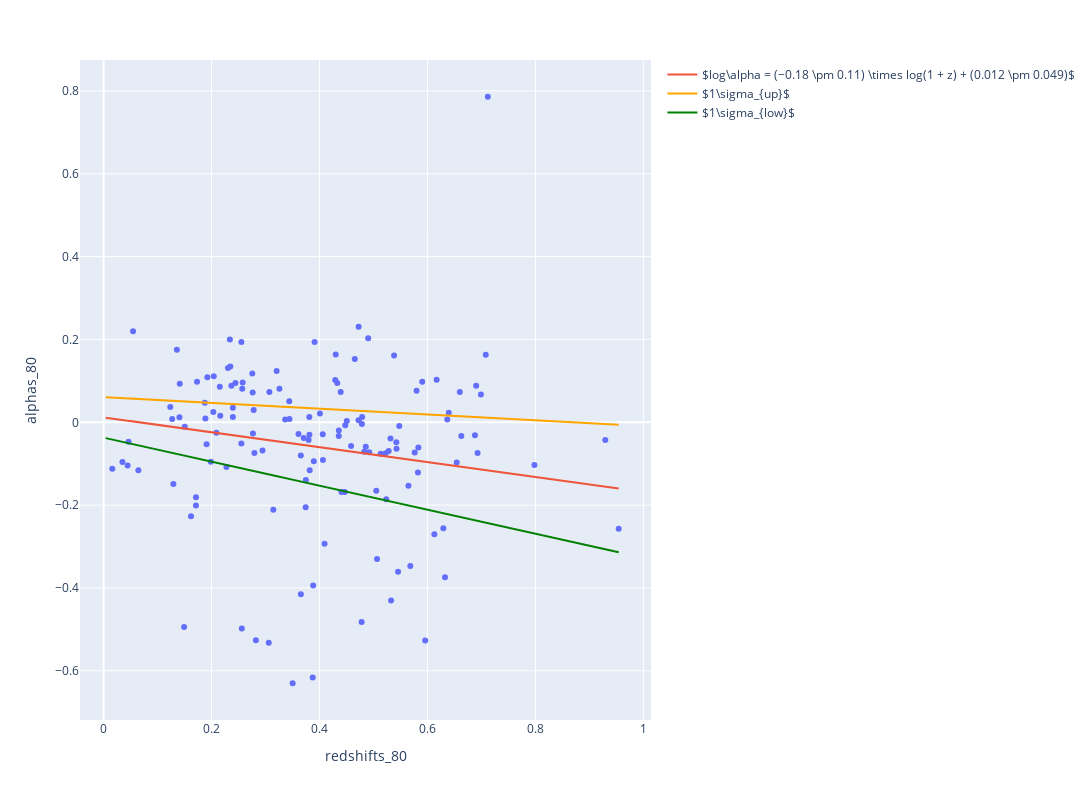

The cell this chart's notebook holds for it:
### Code cell
# Создаем scatterplot
fig = px.scatter(df, x='redshifts_80', y='alphas_80')

# Устанавливаем имя для scatterplot
fig.update_traces(name='Fermi data')

# Добавляем линии к scatter plot
fig.add_trace(go.Scatter(x=redshift_log, y=alpha_log_eq, mode='lines', name=r'$log\alpha = (−0.18 \pm 0.11) \times log(1 + z) + (0.012 \pm 0.049)$'))
fig.add_trace(go.Scatter(x=redshift_log, y=alpha_log_eq_max, mode='lines', name=r'$1\sigma_{up}$', line=dict(color='orange')))
fig.add_trace(go.Scatter(x=redshift_log, y=alpha_log_eq_min, mode='lines', name=r'$1\sigma_{low}$', line=dict(color='green')))


# Установка высоты графика
fig.update_layout(height=800, width=1400)  # Здесь 400 - это высота в пикселях, которую вы можете изменить на нужное значение


# Отобразим график
fig.show()

### Figure 1 — Plotly figure (JSON) as saved in the notebook; plotly's stock layout.template omitted (floating-point values rounded to 4 significant figures; data arrays with more than 128 entries replaced by an {"elided": "..."} marker saying what was removed)
{"data": [{"hovertemplate": "redshifts_80=%{x}<br>alphas_80=%{y}<extra></extra>", "legendgroup": "", "marker": {"color": "#636efa", "symbol": "circle"}, "mode": "markers", "name": "Fermi data", "orientation": "v", "showlegend": false, "type": "scatter", "x": {"elided": "135 float values"}, "xaxis": "x", "y": {"elided": "135 float values"}, "yaxis": "y"}, {"mode": "lines", "name": "$log\\alpha = (−0.18 \\pm 0.11) \\times log(1 + z) + (0.012 \\pm 0.049)$", "type": "scatter", "x": {"elided": "145 float values"}, "y": {"elided": "145 float values"}}, {"line": {"color": "orange"}, "mode": "lines", "name": "$1\\sigma_{up}$", "type": "scatter", "x": {"elided": "145 float values"}, "y": {"elided": "145 float values"}}, {"line": {"color": "green"}, "mode": "lines", "name": "$1\\sigma_{low}$", "type": "scatter", "x": {"elided": "145 float values"}, "y": {"elided": "145 float values"}}], "layout": {"height": 800, "legend": {"tracegroupgap": 0}, "margin": {"t": 60}, "width": 1400, "xaxis": {"anchor": "y", "autorange": true, "domain": [0, 1], "range": [-0.04064, 1.011], "title": {"text": "redshifts_80"}, "type": "linear"}, "yaxis": {"anchor": "x", "autorange": true, "domain": [0, 1], "range": [-0.7187, 0.8747], "title": {"text": "alphas_80"}, "type": "linear"}}}
